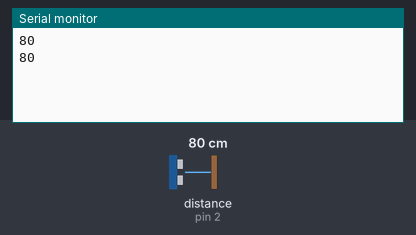
Recording of a sketch running on a simulated Arduino Uno, built with avr-gcc and run on an emulated ATmega328P. Shown: the last lines printed to the serial monitor. Wiring (inferred from the names in the program): ultrasonic range finder: trigger pin 3; echo pin 2. The inputs (shaded band) are chosen by the test bench; at power-on: distance to the obstacle (sensor on pin 2) 80 cm. The echo pulse lasts 58.3 µs per cm.

Above: at 1.8 s.
1.9 s: distance to the obstacle (sensor on pin 2) set to 2 cm
At 2.3 s:
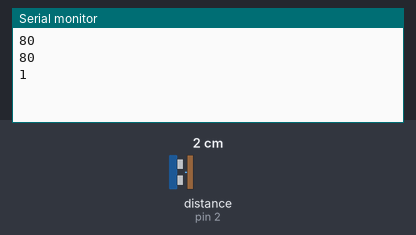
3.4 s: distance to the obstacle (sensor on pin 2) set to 4 cm
At 4.8 s:
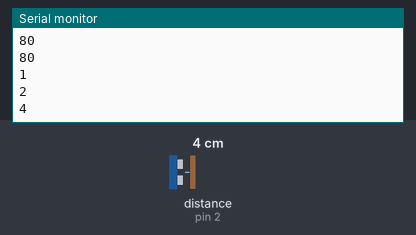
Timing chart, 0 to 6.4 s (numbered marks = the images above; inputs shaded):
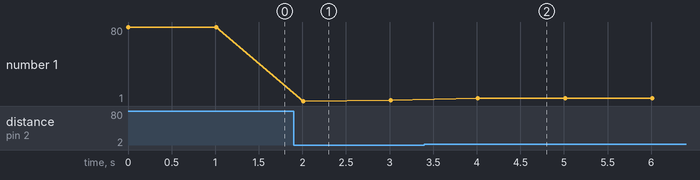

The sketch:

Ultrasonidos_SRF04.ino
```cpp
#define ECHOPIN 2                            // Pin to receive echo pulse
#define TRIGPIN 3                            // Pin to send trigger pulse

void setup(){
  Serial.begin(9600);
  pinMode(ECHOPIN, INPUT);
  pinMode(TRIGPIN, OUTPUT);
}

void loop(){
  digitalWrite(TRIGPIN, LOW);                   // Set the trigger pin to low for 2uS
  delayMicroseconds(2);
  digitalWrite(TRIGPIN, HIGH);                  // Send a 10uS high to trigger ranging
  delayMicroseconds(10);
  digitalWrite(TRIGPIN, LOW);                   // Send pin low again
  int distance = pulseIn(ECHOPIN, HIGH);        // Read in times pulse
  distance= distance/58;                        // Calculate distance from time of pulse
  Serial.println(distance);
  delay(1000);                                    // Wait 50mS before next ranging
}
```

Measured:
- after the input at 1.9 s, the serial monitor: prints a new line after 0.11 s (image 1)
- after the input at 3.4 s, the serial monitor: prints a new line after 0.61 s (image 2)
- plotted number 1: 80 → 2 after the input at 1.9 s, 2 → 4 after the input at 3.4 s
